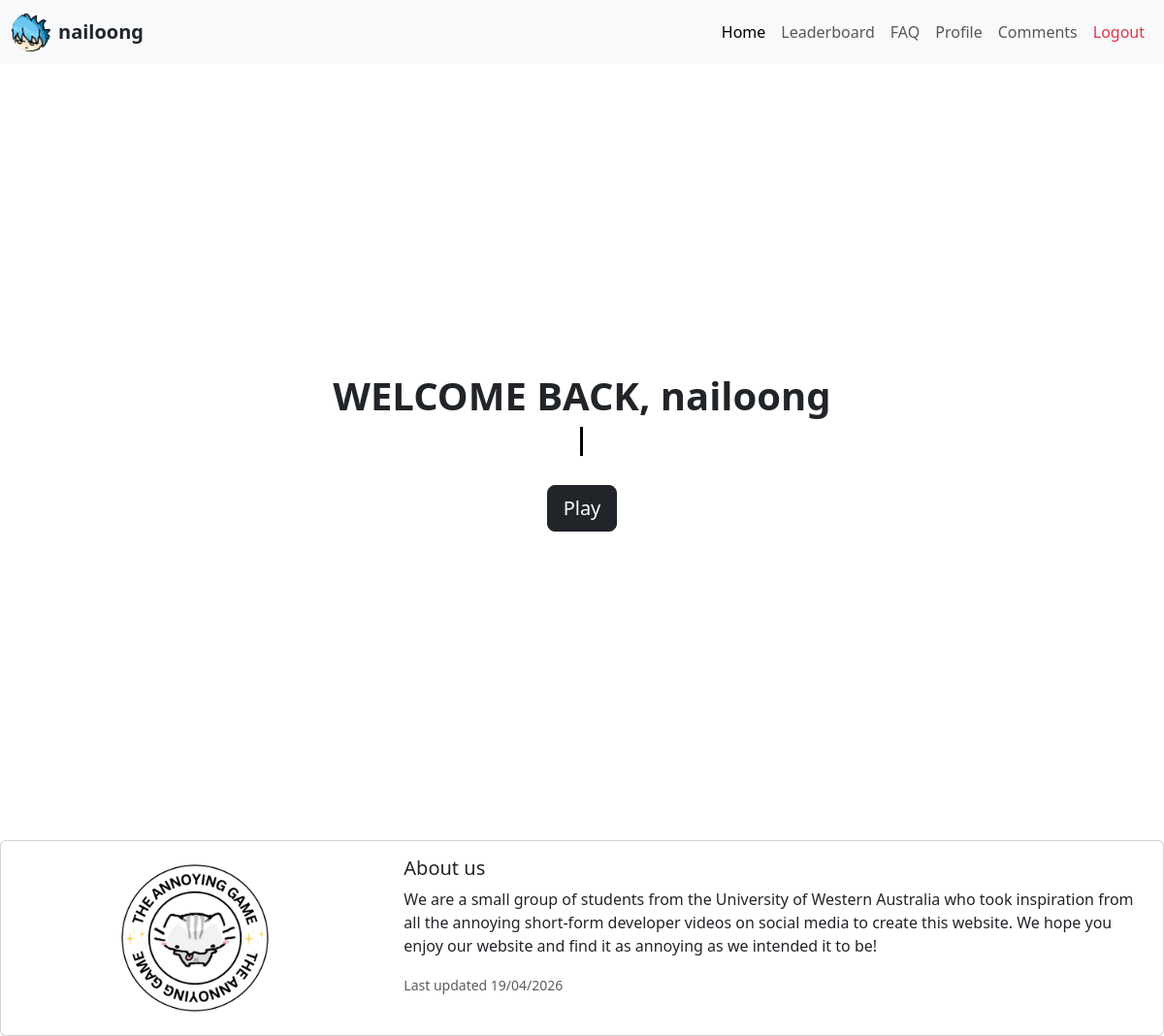
The page / (signed in) on the database its author committed.
### flaskr/zmodels.py (models this page shows, shortened)
class User(db.Model, SerializerMixin):
    __tablename__ = 'users'
    id = db.Column(db.Integer, primary_key=True)
    profile_image = db.Column(db.String, nullable=False, server_default='icon_head.jpg')
    banner_image = db.Column(db.String, nullable=False, server_default='default_banner.png')
    name = db.Column(db.String, nullable=False)
    username = db.Column(db.String(80), unique=True, nullable=False)
    _password_hash = db.Column(db.String)
    @hybrid_property
    def password_hash(self):
        raise AttributeError("Password hashes may not be viewed.")
    @password_hash.setter
    def password_hash(self, password):
        password_hash = bcrypt.generate_password_hash(
            password.encode('utf-8')
        )
        self._password_hash = password_hash.decode('utf-8')
    serialize_rules = ('-password_hash', '-_password_hash', '-scores.user')
    scores = db.relationship('Score', backref='user', cascade="all, delete-orphan")
    comments = db.relationship('Comment', backref='user', cascade="all, delete-orphan")

### flaskr/zroutes.py (the view)
@main.route('/')
def home():
    return render_template('landing.html')

### flaskr/templates/landing.html (shortened to what this page needs)
<!doctype html>
<html lang="en">
  <head>
    <link href="https://cdn.jsdelivr.net/npm/bootstrap@5.3.8/dist/css/bootstrap.min.css" rel="stylesheet">
    <link rel="stylesheet" href="{{ url_for('static', filename='global.css') }}">
  </head>
  <body class="d-flex flex-column min-vh-100">
    {% include 'components/navbar.html' %}
    <div class="container-fluid min-vh-100 d-flex flex-column justify-content-center align-items-center">
        <div class="text-center">
            {% if session.get('user_id') %}
            <h1 class="fw-bold">WELCOME BACK, {{ session.get('username') }}</h1>
            {% else %}
            <h1 class="fw-bold">WELCOME</h1>
            {% endif %}
            <div class = "text-animation">
                <h2 class="fw-medium mb-4 typed-out">to the annoying website</h2>
            </div>
            <div class="d-flex justify-content-center gap-3">
                {% if session.get('user_id') %}
                <a type="button" class="btn btn-dark btn-lg hover-btn" href={{ url_for('main.terms_and_conditions') }}>Play</a>
                {% else %}
                <a type="button" class="btn btn-dark btn-lg hover-btn" href={{ url_for('main.signin_page') }}>Sign In</a>
                {% endif %}
            </div>
        </div>
    </div>
    {% include 'components/footer.html' %}
  </body>
</html>

### flaskr/templates/components/navbar.html (shortened to what this page needs)
<nav class="navbar navbar-expand-lg bg-body-tertiary">
    <div class="container-fluid">
        {% if session.get('user_id') %}
        <a class="navbar-brand d-flex align-items-center text-dark" href="{{ url_for('main.profile') }}">
            <img src="{{ url_for('static', filename='images/' + current_user.profile_image) }}"
                 class="rounded-circle me-2" style="width: 40px; height: 40px; object-fit: cover;" alt="Profile">
            <span class="fw-bold fs-5">{{ current_user.username }}</span>
        </a>
        {% endif %}
        <div class="collapse navbar-collapse" id="navbarNavAltMarkup">
            <div class="navbar-nav ms-auto">
                <a class="nav-link active hover-btn" href="{{ url_for('main.home') }}">Home</a>
                <a class="nav-link hover-btn" href="{{ url_for('main.leaderboard') }}">Leaderboard</a>
                <a class="nav-link hover-btn" href="{{ url_for('main.faq') }}">FAQ</a>
                {% if session.get('user_id') %}
                    <a class="nav-link hover-btn" href="{{ url_for('main.profile') }}">Profile</a>
                    <a class="nav-link hover-btn" href="{{ url_for('main.comments') }}">Comments</a>
                    <a class="nav-link text-danger hover-btn" href="#" id="logoutBtn">Logout</a>
                {% else %}
                    <a class="nav-link text-primary hover-btn" href="{{ url_for('main.signin_page') }}">Sign In</a>
                    <a class="nav-link text-success hover-btn" href="{{ url_for('main.signup_page') }}">Sign Up</a>
                {% endif %}
            </div>
        </div>
    </div>
</nav>

### flaskr/static/global.css (style rules this page uses)
.typed-out { overflow: hidden; font-size: 1.6rem; white-space: nowrap; width: 0; border-right: 0.15em solid black; animation: typing 2s steps(23, end) infinite alternate, blink-caret 0.75s step-end infinite; }
.text-animation { display: inline-block; }
.hover-btn { transition: transform 0.2s ease-in-out; }

### rows shown on the page
User: profile_image (picture), username "nailoong", get "nailoong"
